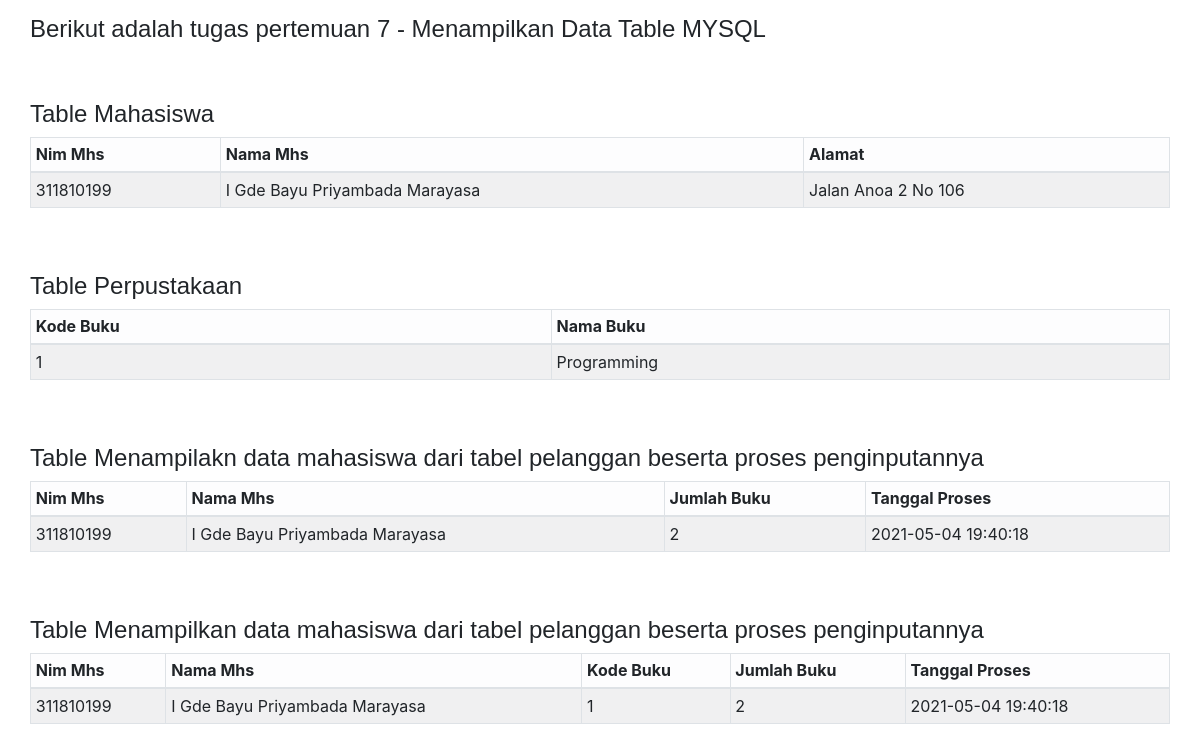
The page / on the database its author committed.
### tables this page shows
CREATE TABLE `mahasiswa` (
  `nim_mhs` int(20) NOT NULL,
  `nama_mhs` varchar(100) NOT NULL,
  `alamat` varchar(100) NOT NULL
);

CREATE TABLE `perpustakaan` (
  `kode_buku` int(15) NOT NULL,
  `nama_buku` varchar(100) NOT NULL
);

CREATE TABLE `proses` (
  `id_proses` int(11) NOT NULL,
  `nim_mhs` int(20) NOT NULL,
  `kode_buku` int(15) NOT NULL,
  `jumlah_buku` int(11) NOT NULL,
  `timestamp` timestamp NOT NULL DEFAULT current_timestamp() ON UPDATE current_timestamp()
);

### index.php (the view, shortened to what this page needs)
<!doctype html>
<html lang="en">
<head>
    <link rel="stylesheet" href="style.css">
    <link rel="stylesheet" href="https://maxcdn.bootstrapcdn.com/bootstrap/4.0.0/css/bootstrap.min.css"
>
</head>
<body>
    <div class="container">
        <div class="row">
            <h4>Berikut adalah tugas pertemuan 7 - Menampilkan Data Table MYSQL</h4>
        </div>
    </div>
    <div class="container mt-5">
        <div class="row">
            <table class="table table-light table-sm table-bordered table-striped">
                <h4>Table Mahasiswa</h4>
                <thead>
                    <tr>
                        <th>Nim Mhs</th>
                        <th>Nama Mhs</th>
                        <th>Alamat</th>
                    </tr>
                </thead>
                <?php
        include 'koneksi.php';
        $sql = 'SELECT * FROM mahasiswa';
        $query = mysqli_query($tersambung, $sql);
        while ($row = mysqli_fetch_array($query)){
        ?>
                <tbody>
                    <tr>
                        <td><?php echo $row['nim_mhs']?></td>
                        <td><?php echo $row['nama_mhs']?></td>
                        <td><?php echo $row['alamat']?></td>
                    </tr>
                </tbody>
                <?php
        }
        ?>
            </table>
        </div>
    </div>
    <div class="container mt-5">
        <div class="row">
            <table class="table table-light table-sm table-bordered table-striped">
                <h4>Table Perpustakaan</h4>
                <thead>
                    <tr>
                        <th>Kode Buku</th>
                        <th>Nama Buku</th>
                    </tr>
                </thead>
                <?php
        include 'koneksi.php';
        $sql = 'SELECT * FROM perpustakaan';
        $query = mysqli_query($tersambung, $sql);
        while ($row = mysqli_fetch_array($query)){
        ?>
                <tbody>
                    <tr>
                        <td><?php echo $row['kode_buku']?></td>
                        <td><?php echo $row['nama_buku']?></td>
                    </tr>
                </tbody>
                <?php
        }
        ?>
            </table>
        </div>
    </div>
    <div class="container mt-5">
        <div class="row">
            <table class="table table-light table-sm table-bordered table-striped">
                <h4>Table Menampilakn data mahasiswa dari tabel pelanggan beserta proses penginputannya</h4>
                <thead>
                    <tr>
                        <th>Nim Mhs</th>
                        <th>Nama Mhs</th>
                        <th>Jumlah Buku</th>
                        <th>Tanggal Proses</th>
                    </tr>
                </thead>
                <?php
                include 'koneksi.php';
                $sql = ' SELECT ms.nim_mhs, nama_mhs, jumlah_buku, timestamp
                FROM mahasiswa ms
                JOIN proses ps USING(nim_mhs)';
                $query = mysqli_query($tersambung, $sql);
                while ($row = mysqli_fetch_array($query)){
                ?>
                <tbody>
                    <tr>
                        <td><?php echo $row['nim_mhs']?></td>
                        <td><?php echo $row['nama_mhs']?></td>
                        <td><?php echo $row['jumlah_buku']?></td>
                        <td><?php echo $row['timestamp']?></td>
                    </tr>
                </tbody>
                <?php
        }
        ?>
            </table>
        </div>
    </div>
    <div class="container mt-5">
        <div class="row">
            <table class="table table-light table-sm table-bordered table-striped">
                <h4>Table Menampilkan data mahasiswa dari tabel pelanggan beserta proses penginputannya</h4>
                <thead>
                    <tr>
                        <th>Nim Mhs</th>
                        <th>Nama Mhs</th>
                        <th>Kode Buku</th>
                        <th>Jumlah Buku</th>
                        <th>Tanggal Proses</th>
                    </tr>
                </thead>
                <?php
                include 'koneksi.php';
                $sql = ' SELECT ms.nim_mhs, kode_buku, nama_mhs, jumlah_buku, timestamp
                FROM mahasiswa ms
                LEFT JOIN proses ps USING(nim_mhs)';
                $query = mysqli_query($tersambung, $sql);
                while ($row = mysqli_fetch_array($query)){
                ?>
                <tbody>
                    <tr>
                        <td><?php echo $row['nim_mhs']?></td>
                        <td><?php echo $row['nama_mhs']?></td>
                        <td><?php echo $row['kode_buku']?></td>
                        <td><?php echo $row['jumlah_buku']?></td>
                        <td><?php echo $row['timestamp']?></td>
                    </tr>
                </tbody>
                <?php
        }
        ?>
            </table>
        </div>
    </div>
</body>
</html>

### style.css (style rules this page uses)
body { box-sizing: border-box; padding: 15px; }
h4 { font-size: 1.5em; font-family: sans-serif !important; font-weight: 500; }

### rows shown on the page
mahasiswa: nim_mhs "311810199", nama_mhs "I Gde Bayu Priyambada Marayasa", alamat "Jalan Anoa 2 No 106"
perpustakaan: kode_buku "1", nama_buku "Programming"
proses: nim_mhs.nim_mhs "311810199", nim_mhs.nama_mhs "I Gde Bayu Priyambada Marayasa", jumlah_buku "2", timestamp "2021-05-04 19:40:18", kode_buku "1"
